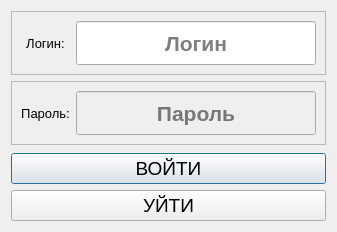
<?xml version="1.0" encoding="UTF-8"?>
<ui version="4.0">
 <class>UserLoginDialog</class>
 <widget class="QDialog" name="UserLoginDialog">
  <property name="geometry">
   <rect>
    <x>0</x>
    <y>0</y>
    <width>332</width>
    <height>232</height>
   </rect>
  </property>
  <property name="sizePolicy">
   <sizepolicy hsizetype="Preferred" vsizetype="Preferred">
    <horstretch>0</horstretch>
    <verstretch>0</verstretch>
   </sizepolicy>
  </property>
  <property name="windowTitle">
   <string>GB Чат</string>
  </property>
  <layout class="QVBoxLayout" name="verticalLayout">
   <item>
    <widget class="QFrame" name="frame_2">
     <property name="layoutDirection">
      <enum>Qt::LeftToRight</enum>
     </property>
     <property name="frameShape">
      <enum>QFrame::StyledPanel</enum>
     </property>
     <property name="frameShadow">
      <enum>QFrame::Raised</enum>
     </property>
     <layout class="QHBoxLayout" name="horizontalLayout_2">
      <item>
       <widget class="QLabel" name="label_2">
        <property name="font">
         <font>
          <pointsize>10</pointsize>
         </font>
        </property>
        <property name="text">
         <string>Логин:</string>
        </property>
        <property name="alignment">
         <set>Qt::AlignCenter</set>
        </property>
       </widget>
      </item>
      <item>
       <widget class="QLineEdit" name="LoginLE">
        <property name="sizePolicy">
         <sizepolicy hsizetype="Fixed" vsizetype="Fixed">
          <horstretch>0</horstretch>
          <verstretch>0</verstretch>
         </sizepolicy>
        </property>
        <property name="minimumSize">
         <size>
          <width>240</width>
          <height>44</height>
         </size>
        </property>
        <property name="maximumSize">
         <size>
          <width>240</width>
          <height>16777215</height>
         </size>
        </property>
        <property name="font">
         <font>
          <pointsize>16</pointsize>
          <weight>75</weight>
          <bold>true</bold>
         </font>
        </property>
        <property name="text">
         <string/>
        </property>
        <property name="alignment">
         <set>Qt::AlignCenter</set>
        </property>
        <property name="placeholderText">
         <string>Логин</string>
        </property>
        <property name="clearButtonEnabled">
         <bool>false</bool>
        </property>
       </widget>
      </item>
     </layout>
    </widget>
   </item>
   <item>
    <widget class="QFrame" name="frame">
     <property name="frameShape">
      <enum>QFrame::StyledPanel</enum>
     </property>
     <property name="frameShadow">
      <enum>QFrame::Raised</enum>
     </property>
     <layout class="QHBoxLayout" name="horizontalLayout">
      <item>
       <widget class="QLabel" name="label_3">
        <property name="font">
         <font>
          <pointsize>10</pointsize>
         </font>
        </property>
        <property name="text">
         <string>Пароль:</string>
        </property>
        <property name="alignment">
         <set>Qt::AlignCenter</set>
        </property>
       </widget>
      </item>
      <item>
       <widget class="QLineEdit" name="PassLE">
        <property name="enabled">
         <bool>false</bool>
        </property>
        <property name="sizePolicy">
         <sizepolicy hsizetype="Fixed" vsizetype="Fixed">
          <horstretch>0</horstretch>
          <verstretch>0</verstretch>
         </sizepolicy>
        </property>
        <property name="minimumSize">
         <size>
          <width>240</width>
          <height>44</height>
         </size>
        </property>
        <property name="maximumSize">
         <size>
          <width>240</width>
          <height>16777215</height>
         </size>
        </property>
        <property name="font">
         <font>
          <pointsize>16</pointsize>
          <weight>75</weight>
          <bold>true</bold>
         </font>
        </property>
        <property name="alignment">
         <set>Qt::AlignCenter</set>
        </property>
        <property name="placeholderText">
         <string>Пароль</string>
        </property>
       </widget>
      </item>
     </layout>
    </widget>
   </item>
   <item>
    <spacer name="verticalSpacer">
     <property name="orientation">
      <enum>Qt::Vertical</enum>
     </property>
     <property name="sizeHint" stdset="0">
      <size>
       <width>20</width>
       <height>40</height>
      </size>
     </property>
    </spacer>
   </item>
   <item>
    <widget class="QPushButton" name="EnterPB">
     <property name="font">
      <font>
       <pointsize>14</pointsize>
      </font>
     </property>
     <property name="text">
      <string>ВОЙТИ</string>
     </property>
    </widget>
   </item>
   <item>
    <widget class="QPushButton" name="ExitPB">
     <property name="font">
      <font>
       <pointsize>14</pointsize>
      </font>
     </property>
     <property name="text">
      <string>УЙТИ</string>
     </property>
    </widget>
   </item>
  </layout>
 </widget>
 <resources/>
 <connections/>
</ui>
